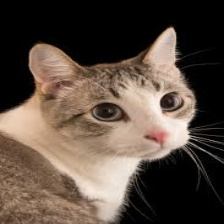
#> input picture animal_data/Cat/Cat_19.jpeg, 224 x 224 px
$ jupyter execute Animal_Classification.ipynb
#> lines starting #> are read from the running program, lines starting #| are printed output that depends on the picture; after the words box and inside, x2 and y2 are one past the last pixel; in counts of white or black regions, pixels touching at a corner belong together
[cell 1]
import pandas as pd
import numpy as np
import matplotlib.pyplot as plt
import cv2
from PIL import Image
import os

[cell 2]
image = plt.imread("./animal_data/Cat/Cat_19.jpeg")
#> image is the input picture: shape (224, 224, 3); mean R, G, B 89.9, 75.6, 65
plt.imshow(image)
plt.title("Gato")
plt.plot()

[cell 3]
# Load a Cat Image
image = cv2.imread('./animal_data/Cat/Cat_19.jpeg')

#Convert image to grayscale, resize and normalize
gray_image = cv2.cvtColor(image, cv2.COLOR_BGR2GRAY)
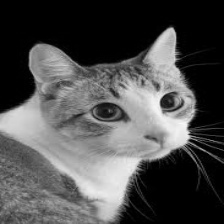
#> gray_image: shape (224, 224); min 0, max 249, mean 78.7
resized_image = cv2.resize(gray_image, (28,28))
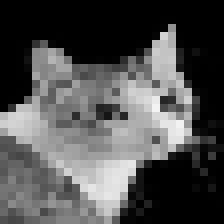
#> resized_image: shape (28, 28) (shown 8 times larger); min 0, max 243, mean 79.1
normalized_image = resized_image / 255.0

[cell 4]
# Edge Detection using Canny
edges = cv2.Canny(image, 100, 200)
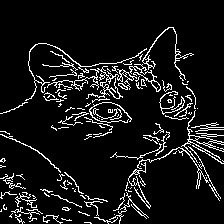
#> edges: shape (224, 224); 8.8% white in thin lines or dots, all inside (x1, y1, x2, y2) = (0, 27, 224, 224)

[cell 5]
# Loading images from the respective folder
def load_images_from_folder(folder):
#> called with folder = './animal_data/Cat/'
  i = 1
  for filename in os.listdir(folder):
    im = Image.open(os.path.join(folder,filename))
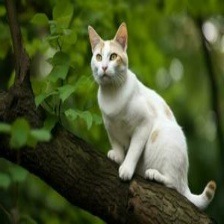
#> input picture animal_data/Cat/Cat_10_1.jpg, 224 x 224 px
#> im is the input picture: PIL image 224x224 RGB; mean R, G, B 73.5, 85.1, 44.1
    data = np.array(im)
    flattened = data.flatten()
    reshape_fla = np.expand_dims(flattened, axis=0)
    if i == 1:
      final = reshape_fla
      i = 2
    else:
      final = np.vstack((final,reshape_fla))

  return final

[cell 6]
# Seeing the cat_array's shape
cat_array = load_images_from_folder("./animal_data/Cat/")
print(cat_array.shape)
#| (4, 150528)

[cell 7]
# Creating the cat dataframe
cat_frame = pd.DataFrame(cat_array)
#> cat_frame = table of 4 rows and 150528 columns
cat_frame
#> Out = table of 4 rows and 150528 columns
